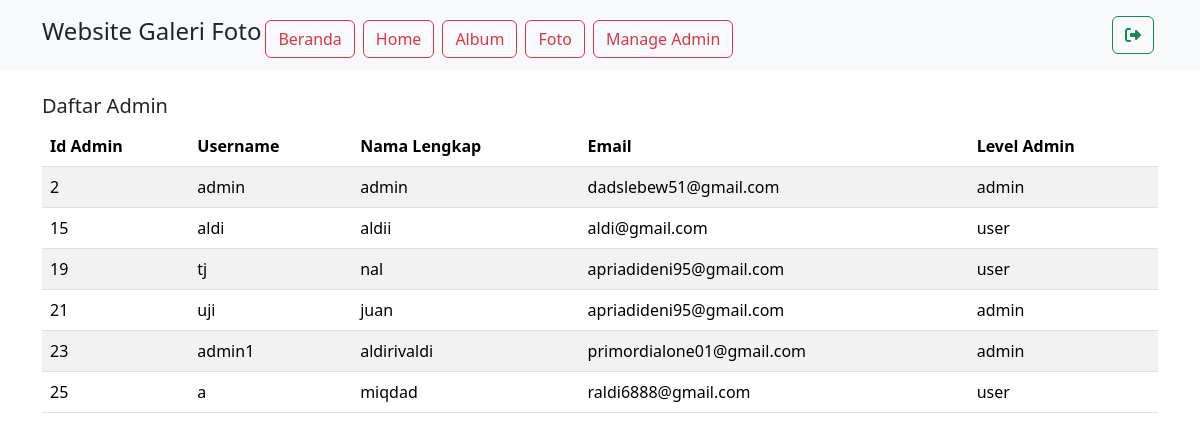
Screenshot of /admin/manage_admin.php with the database file from the repository.
### tables this page shows
CREATE TABLE `user` (
  `userid` int(11) NOT NULL,
  `username` varchar(255) NOT NULL,
  `password` varchar(255) NOT NULL,
  `email` varchar(255) NOT NULL,
  `namalengkap` varchar(255) NOT NULL,
  `alamat` varchar(500) NOT NULL,
  `level` varchar(50) NOT NULL
);

### admin/manage_admin.php (the view, shortened to what this page needs)
<?php
include '../koneksi.php';
?>
<!DOCTYPE html>
<html lang="en">
<head>
    <link rel="stylesheet" type="text/css" href="../assets/css/bootstrap.min.css">
    <link rel="stylesheet" href="https://cdnjs.cloudflare.com/ajax/libs/font-awesome/6.5.1/css/all.min.css"/>
</head>
<body>
    <nav class="navbar navbar-expand-lg bg-body-tertiary">
        <div class="container">
        <h4>Website Galeri Foto</h4>
            <div class="collapse navbar-collapse mt-2" id="navbarNavAltMark">
                <div class="navbar-nav me-auto">
                <a href="../admin/index.php" class="btn btn-outline-danger m-1">Beranda</a>
                <a href="home.php" class="btn btn-outline-danger m-1">Home</a>
                <a href="album.php" class="btn btn-outline-danger m-1">Album</a>
                <a href="foto.php" class="btn btn-outline-danger m-1">Foto</a>
                <a href="manage_admin.php" class="btn btn-outline-danger m-1">Manage Admin</a>
                </div>
            </div>
                <a href="../config/aksi_logout.php" class="btn btn-outline-success m-1">
                    <i class="fas fa-sign-out-alt"></i>
                </a>
        </div>
    </nav>
<!DOCTYPE html>
<html lang="en">
<head>
    <link rel="stylesheet" type="text/css" href="../assets/css/bootstrap.min.css">
</head>
<body>
    <div class="container mt-4">
       <h5>Daftar Admin</h5>
        <table class="table table-striped">
            <thead>
                <tr>
                    <th scope="col">Id Admin</th>
                    <th scope="col">Username</th>
                    <th scope="col">Nama Lengkap</th>
                    <th scope="col">Email</th>
                    <th scope="col">Level Admin</th>
                </tr>
            </thead>
            <tbody>
                <?php
                $query = mysqli_query($koneksi, "SELECT * FROM user");
                while ($data = mysqli_fetch_array($query)) {
                    echo "<tr>";
                    echo "<td>" . $data['userid'] . "</td>";
                    echo "<td>" . $data['username'] . "</td>";
                    echo "<td>" . $data['namalengkap'] . "</td>";
                    echo "<td>" . $data['email'] . "</td>";
                    echo "<td>" . $data['level'] . "</td>";
                    echo "</tr>";
                }
                ?>
            </tbody>
        </table>
    </div>
</body>
</html>

### rows the page displays
user: userid "2", username "admin", namalengkap "admin", email "dadslebew51@gmail.com", level "admin"
user: userid "15", username "aldi", namalengkap "aldii", email "aldi@gmail.com", level "user"
user: userid "19", username "tj", namalengkap "nal", email "apriadideni95@gmail.com", level "user"
user: userid "21", username "uji", namalengkap "juan", email "apriadideni95@gmail.com", level "admin"
user: userid "23", username "admin1", namalengkap "aldirivaldi", email "primordialone01@gmail.com", level "admin"
user: userid "25", username "a", namalengkap "miqdad", email "raldi6888@gmail.com", level "user"
